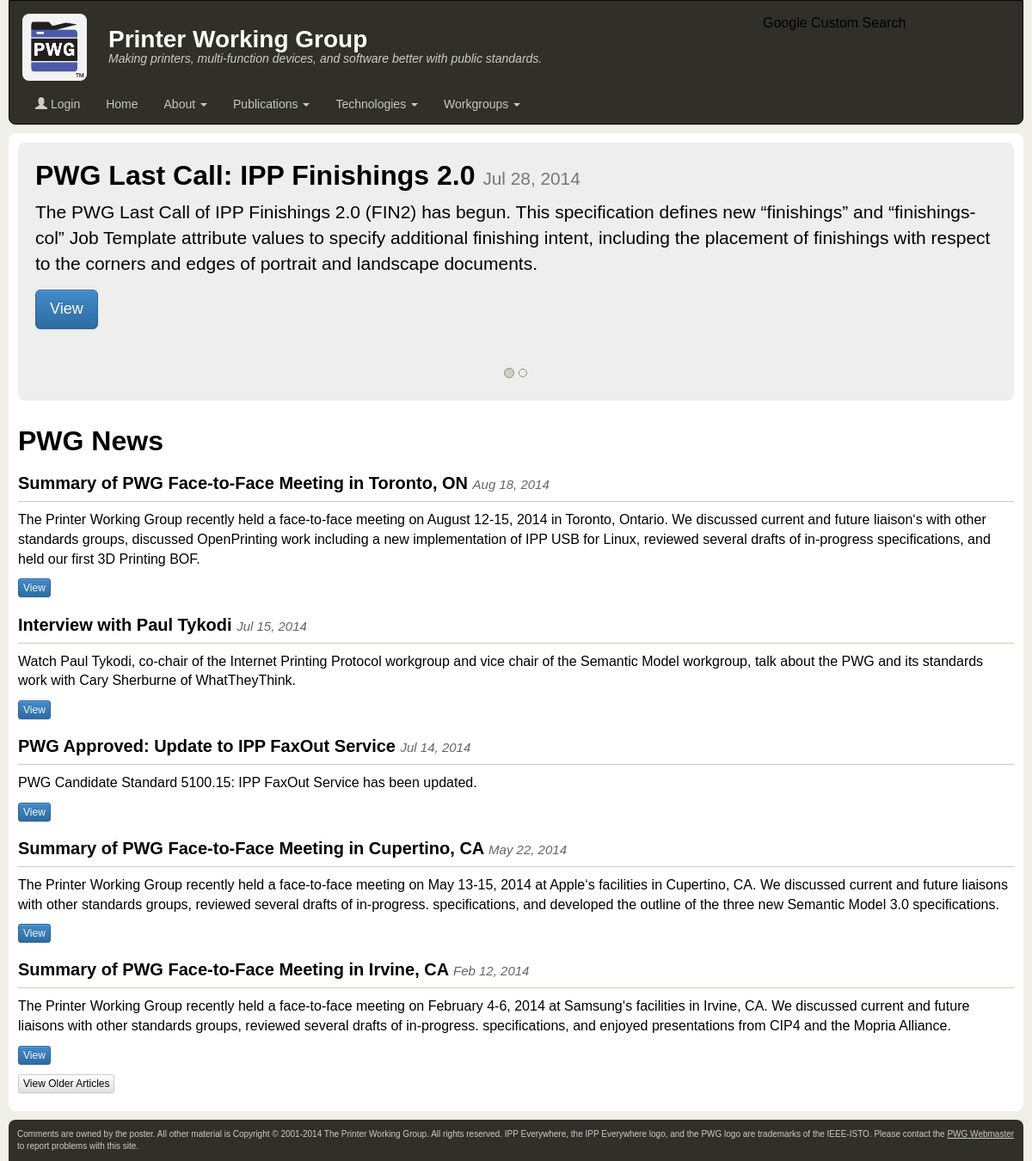
Before: / with the older database file.
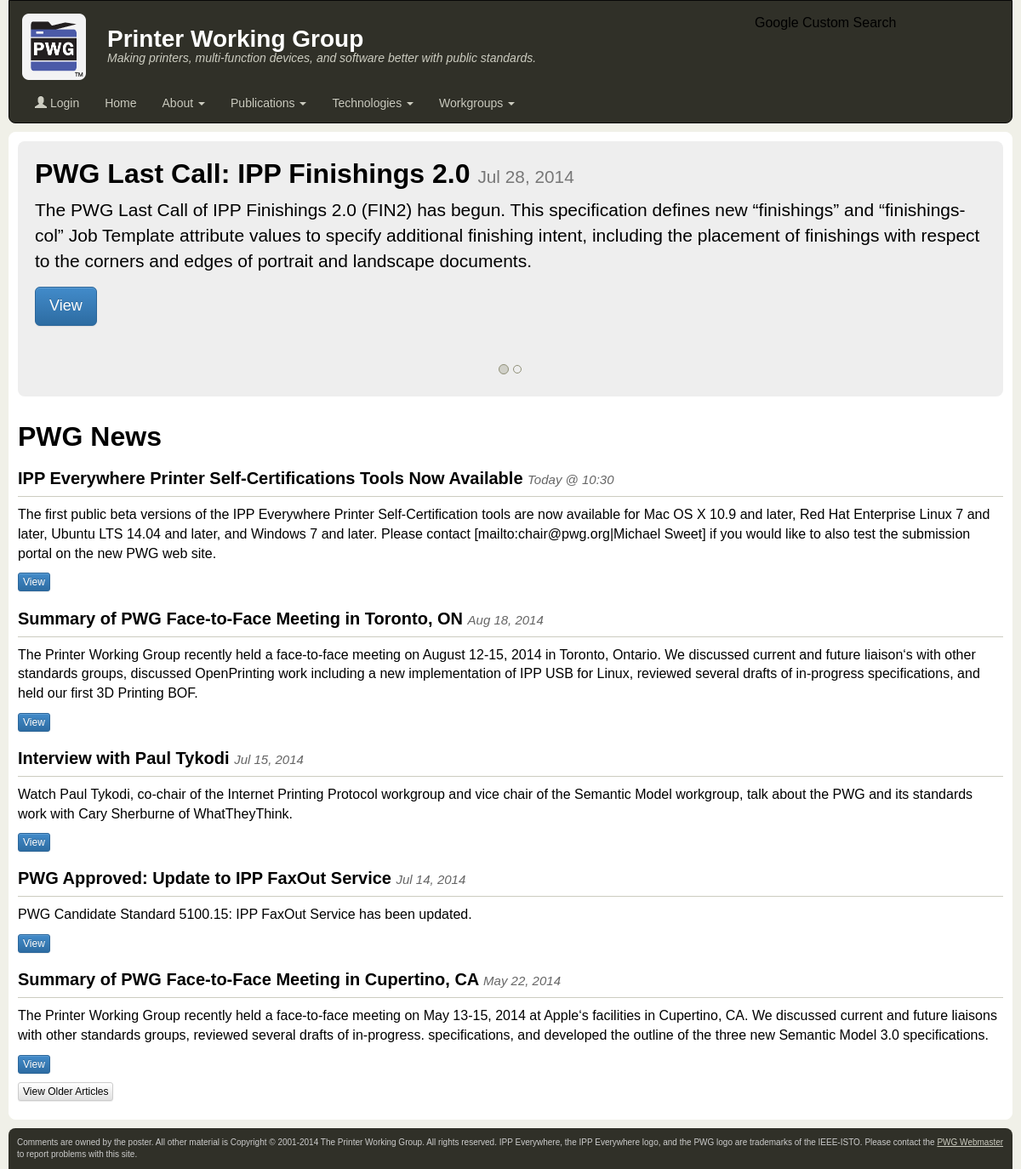
After: the same page with the newer database file.
### tables this page shows
CREATE TABLE article (
  id INTEGER PRIMARY KEY AUTO_INCREMENT, 
  workgroup_id INTEGER NOT NULL,	 
  title VARCHAR(255) NOT NULL,		 
  contents TEXT NOT NULL,		 
  url VARCHAR(255) NOT NULL,		 
  display_until VARCHAR(255) NOT NULL,	 
  create_date DATETIME NOT NULL,	 
  create_id INTEGER NOT NULL,		 
  modify_date DATETIME NOT NULL,	 
  modify_id INTEGER NOT NULL,		 

  INDEX(workgroup_id),
  INDEX(create_id),
  INDEX(modify_id)
);

### phplib/db.php (called while the page is built, shortened)
<?php
$DB_CONN = mysql_connect($DB_HOST, $DB_USER, $DB_PASSWORD);
function
db_count($result)
{
  if ($result)
    return (mysql_num_rows($result));
  else
    return (0);
}
function
db_next($result)
{
  if ($result)
    return (mysql_fetch_array($result));
  else
    return (NULL);
}
function
db_query($SQL_QUERY)
{
  global $DB_CONN, $DB_DEBUG;
  $result = mysql_query($SQL_QUERY, $DB_CONN);
  return ($result);
}
function db_seconds($datetime = "")
{
  $seconds = strtotime($datetime);
  return ($seconds);
}
?>

### phplib/auth.php (called while the page is built, shortened)
<?
include_once "db.php";
$LOGIN_ID           = 0;
$LOGIN_TIMEZONE     = "UTC";
?>

### phplib/db-article.php (the view, shortened to what the rows shown need)
<?php
include_once "site.php";
include_once "db-workgroup.php";
class article
{
  var $title, $title_valid;
  var $contents, $contents_valid;
  var $url, $url_valid;
  var $create_date;
  var $create_id;
  function
  article($id = 0)
  {
    if ($id > 0)
      $this->load($id);
    else
      $this->clear();
  }
  function
  clear()
  {
    global $LOGIN_ID;
    $this->title         = "";
    $this->contents      = "";
    $this->url           = "";
    $this->create_date   = "";
    $this->create_id     = $LOGIN_ID;
  }
  function
  load($id)
  {
    $result = db_query("SELECT * FROM article WHERE id = $id");
    $row = db_next($result);
    $this->id            = $row["id"];
    $this->title         = $row["title"];
    $this->contents      = $row["contents"];
    $this->url           = $row["url"];
    $this->create_date   = $row["create_date"];
    $this->create_id     = $row["create_id"];
    return (TRUE);
  }
  function
  view($options = "", $level = 2, $links = TRUE, $btnclass = "btn-xs")
  {
    global $html_path, $LOGIN_ID, $LOGIN_IS_ADMIN, $LOGIN_IS_OFFICER;
    $title    = htmlspecialchars($this->title, ENT_QUOTES);
    $contents = html_format($this->contents, FALSE, $level + 1);
    $date     = html_date($this->create_date);
    if (validate_url($this->url))
      $url = htmlspecialchars($this->url, ENT_QUOTES);
    else
      $url = $html_path . htmlspecialchars($this->url, ENT_QUOTES);
    print("<h$level>$title <small>$date</small></h$level>\n"
	 ."$contents\n");
    if ($url != "" || ($links && ($LOGIN_IS_ADMIN || $LOGIN_IS_OFFICER || $this->create_id == $LOGIN_ID)))
    {
      print("<p>");
      if ($url != "")
	print("<a class=\"btn btn-primary $btnclass\" href=\"$url\">View</a>\n");
      print("</p>\n");
    }
  }
}
function
article_search($search = "",
               $workgroup_id = -1,
               $order = "-modify_date")
{
  if ($search != "")
  {
    $words = html_search_words($search);
    if ($workgroup_id >= 0)
      $query = " WHERE workgroup_id = $workgroup_id AND (";
    else
      $query  = " WHERE (";
    $prefix = "";
    $next   = " OR";
    $logic  = "";
    reset($words);
    foreach ($words as $word)
    {
      if ($word == "or")
      {
	$next = ' OR';
	if ($prefix != '')
	  $prefix = ' OR';
      }
      else if ($word == "and")
      {
	$next = ' AND';
	if ($prefix != '')
	  $prefix = ' AND';
      }
      else if ($word == "not")
	$logic = ' NOT';
      else
      {
	$query .= "$prefix$logic (";
	$subpre = "";
	if (preg_match("/^[0-9]+\$/", $word))
	{
	  $query .= "${subpre}id = $word";
	  $subpre = " OR ";
	}
	$query .= "${subpre}title LIKE \"%$word%\"";
	$subpre = " OR ";
	$query .= "${subpre}contents LIKE \"%$word%\"";
	$query .= "${subpre}url LIKE \"%$word%\"";
	$query .= ")";
	$prefix = $next;
	$logic  = '';
      }
    }
    $query .= ")";
  }
  else if ($workgroup_id >= 0)
    $query = " WHERE workgroup_id = $workgroup_id";
  else
    $query = "";
  if ($order != "")
  {
    $fields = explode(" ", $order);
    $prefix = " ORDER BY ";
    foreach ($fields as $field)
    {
      if ($field[0] == '+')
	$query .= "${prefix}" . substr($field, 1);
      else if ($field[0] == '-')
	$query .= "${prefix}" . substr($field, 1) . " DESC";
      else
	$query .= "${prefix}$field";
      $prefix = ", ";
    }
  }
  $result  = db_query("SELECT id FROM article$query");
  $matches = array();
  while ($row = db_next($result))
    $matches[sizeof($matches)] = $row["id"];
  return ($matches);
}
?>

### index.php (shortened to what the rows shown need)
<?php
include_once "phplib/site.php";
include_once "phplib/db-article.php";
$matches  = article_search();
$carousel = array();
for ($i = 0, $count = 0; $i < sizeof($matches); $i ++)
{
  $article = new article($matches[$i]);
  if ($article->id !== $matches[$i] || $article->display_until == "" || $article->display_until < date("Y-m-d"))
    continue;
  $carousel["D$article->display_until+A$article->id"] = $article;
}
ksort($carousel);
$carousel = array_values($carousel);
print("<div class=\"jumbotron\">\n");
if (sizeof($carousel) > 0)
{
  print("<div id=\"pwg-rolling\" class=\"carousel slide\" data-ride=\"carousel\">\n"
       ."<ol class=\"carousel-indicators\">\n"
       ."<li class=\"active\" data-target=\"#pwg-rolling\" data-slide-to=\"$i\"></li>\n");
  print("</ol>\n"
       ."<div class=\"carousel-inner\">\n");
  for ($i = 0; $i < sizeof($carousel); $i ++)
  {
    if ($i == 0)
      print("<div class=\"item active\">");
    else
      print("<div class=\"item\">");
    $article = $carousel[$i];
    $article->view("", 1, FALSE, "btn-lg");
    print("</div>\n");
  }
  print("<div class=\"item\">");
}
if (sizeof($carousel) > 0)
  print("</div>\n"
       ."</div>\n"
       ."</div>\n"
       ."</div>\n");
else
  print("</div>\n");
print("<h1>PWG News</h1>\n");
for ($i = 0, $count = 0; $i < sizeof($matches) && $count < 5; $i ++)
{
  $article = new article($matches[$i]);
  if ($article->display_until != "")
    continue;
  if ($article->id == $matches[$i])
  {
    $count ++;
  }
}
print("<p><a class=\"btn btn-default btn-xs\" href=\"${html_path}/dynamo/articles.php\">View Older Articles</a></p>\n");
if (sizeof($carousel) > 0)
  site_footer("pwg-rolling.js");
else
  site_footer();
?>

### phplib/html.php (shortened to what the rows shown need)
<?php
function
html_date($datetime = "")
{
  $seconds   = db_seconds($datetime);
  $secstoday = mktime(0, 0, 0);
  $days      = (int)ceil(($secstoday - $seconds) / 86400);
  if ($seconds >= $secstoday)
    return ("Today @ " . date("H:i", $seconds));
  else if ($days == 1)
    return ("Yesterday");
  else if ($days < 11)
    return ("$days Days Ago");
  else
    return (date("M j, Y", $seconds));
}
function
html_format($text,
            $abstract = FALSE,
            $baseheading = 1)
{
  global $html_path;
  $text  = str_replace(array("\r\n", "\r"), array("\n", ""), $text);
  $block = "";
  $col   = 0;
  $html  = "";
  $len   = strlen($text);
  $list  = "";
  $sq = $dq = 0;
  for ($i = 0; $i < $len; $i ++)
  {
    switch ($text[$i])
    {
      case " " :
          if ($col == 0)
          {
            if ($block != "pre")
            {
              if ($block != "")
                $html .= "</$block>\n";
              if ($list != "")
              {
                $html .= "</$list>\n";
                $list = "";
              }
	      if ($abstract && $i > 100)
		return ($html . "&hellip;\n");
              $block = "pre";
              $html .= "<pre>";
            }
          }
          else
	    $html .= " ";
          $col ++;
          break;
      case "\"" :
          if ($col == 0 && ($i + 1) < $len && $text[$i + 1] == " ")
          {
	    if ($block != "")
	      $html .= "</$block>\n";
	    if ($list != "")
	    {
	      $html .= "</$list>\n";
	      $list = "";
	    }
	    if ($abstract && $i > 100)
	      return ($html . "&hellip;\n");
            $block = "blockquote";
            $html .= "<blockquote>";
            $i ++;
          }
          else if ($block == "pre")
            $html .= "&quot;";
          else
          {
            $dq = 1 - $dq;
            if ($dq)
              $html .= "&ldquo;";
            else
              $html .= "&rdquo;";
          }
          $col ++;
          break;
      case "'" :
          if ($block == "pre")
            $html .= "'";
          else
          {
            $sq = 1 - $sq;
            if ($sq)
              $html .= "&lsquo;";
            else
              $html .= "&rsquo;";
          }
          $col ++;
          break;
      case "-" :
      case "*" :
          if ($col == 0 && ($i + 1) < $len && $text[$i + 1] == " ")
          {
	    if ($block != "")
	      $html .= "</$block>\n";
	    if ($abstract && $i > 100)
	    {
	      if ($list != "")
	        $html .= "</$list>\n";
	      return ($html . "&hellip;\n");
	    }
	    if ($list != "ul")
	    {
	      if ($list != "")
		$html .= "</$list>\n";
	      $list = "ul";
	      $html .= "<ul>\n";
	    }
            $block = "li";
            $html .= "<li>";
            $i ++;
          }
          else
          {
            $html .= $text[$i];
          }
          $col ++;
          break;
      case "1" :
      case "2" :
      case "3" :
      case "4" :
      case "5" :
      case "6" :
      case "7" :
      case "8" :
      case "9" :
          if ($col == 0 && preg_match("/^([1-9][0-9]*\\. )/", substr($text, $i, 32), $matches))
          {
	    if ($block != "")
	      $html .= "</$block>\n";
	    if ($abstract && $i > 100)
	    {
	      if ($list != "")
	        $html .= "</$list>\n";
	      return ($html . "&hellip;\n");
	    }
	    if ($list != "ol")
	    {
	      if ($list != "")
		$html .= "</$list>\n";
	      $list = "ol";
	      $html .= "<ol>\n";
	    }
            $block = "li";
            $html .= "<li>";
            $i += strlen($matches[1]) - 1;
          }
          else
          {
            $html .= $text[$i];
          }
          $col ++;
          break;
      case '[' :
          if (preg_match("/^\\[\\[([^|]+)\\|([^\\]]+)\\]\\]/", substr($text, $i, 1024), $matches))
          {
            if (!validate_url($matches[1]))
              $link = $html_path . htmlspecialchars($matches[1], ENT_QUOTES);
            else
              $link = htmlspecialchars($matches[1], ENT_QUOTES);
            $ltext = htmlspecialchars($matches[2], ENT_QUOTES);
            if (preg_match("/^(http:|https:|ftp:)/", $matches[1]) &&
                strpos($matches[1], "//pwg\\.org/") === FALSE)
              $target = " target=\"_blank\"";
            else
              $target = "";
            $html  .= "<a href=\"$link\"$target>$ltext</a>";
            $i     += strlen($matches[1]) + strlen($matches[2]) + 4;
          }
          else if (preg_match("/^\\[\\[([^\\]]+)\\]\\]/", substr($text, $i, 1024), $matches))
          {
            if (!validate_url($matches[1]))
              $link = $html_path . htmlspecialchars($matches[1], ENT_QUOTES);
            else
              $link = htmlspecialchars($matches[1], ENT_QUOTES);
            $ltext = str_replace(array("/", "&amp;"),
				 array("/<wbr>", "&amp;<wbr>"),
				 htmlspecialchars($matches[1], ENT_QUOTES));
            if (preg_match("/^(http:|https:|ftp:)/", $matches[1]) &&
                strpos($matches[1], "//pwg\\.org/") === FALSE)
              $target = " target=\"_blank\"";
            else
              $target = "";
            $html  .= "<a href=\"$link\"$target>$ltext</a>";
            $i     += strlen($matches[1]) + 3;
          }
          else
            $html .= "[";
	  $col ++;
          break;
      case 'I' :
	  if (preg_match("/^Issue #([0-9]+)/",
			 substr($text, $i, 10), $matches))
	  {
	    $html .= "<a href=\"$html_path/dynamo/issues.php?U$matches[1]\">Issue #$matches[1]</a>";
            $i   += 4 + strlen($matches[1]);
	    $col += 5 + strlen($matches[1]);
	    break;
	  }
	  else
	  {
	    $html .= "I";
	    $col ++;
	  }
	  break;
      case 'f' :
      case 'h' :
          if (preg_match("/^(ftp:\\/\\/[^ \n\t]+|http:\\/\\/[^ \n\t]+|https:\\/\\/[^ \n\t]+)/", substr($text, $i, 1024), $matches))
          {
            $link  = htmlspecialchars($matches[1], ENT_QUOTES);
            $ltext = str_replace(array("/", "&amp;"),
				 array("/<wbr>", "&amp;<wbr>"),
				 htmlspecialchars($matches[1], ENT_QUOTES));
            if (preg_match("/^(http:|https:|ftp:)/", $matches[1]) &&
                strpos($matches[1], "//msweet\\.org/") === FALSE)
              $target = " target=\"_blank\"";
            else
              $target = "";
            $html  .= "<a href=\"$link\"$target>$ltext</a>";
            $i     += strlen($matches[1]) - 1;
            $col ++;
          }
          else
          {
            $html .= $text[$i];
            $col ++;
	  }
	  break;
      default :
          if ($col == 0)
          {
            $block = "p";
            $html .= "<p>";
          }
          $col ++;
          $html .= $text[$i];
	  break;
    }
  }
  if ($block != "")
    $html .= "</$block>\n";
  return ($html);
}
?>

Changed rows visible on the page:
no longer on this page (row unchanged): article: title "Summary of PWG Face-to-Face Meeting in Irvine, CA", create_date "Feb 12, 2014", contents "T", contents "h", contents "e", contents "P", contents "r", contents "i", contents "n", contents "t", contents "W", contents "o", contents "k", contents "g", contents "G", contents "u", contents "p", contents "c", contents "l", contents "y", contents "d", contents "a", contents "f", value "-", contents "m", contents "F", contents "b", value "4", value "6", contents ",", value "2", contents "0", value "1", contents "S", contents "s", contents "‘", contents "I", contents "v", contents "C", contents "A", contents ".", contents "w", contents "j", contents "M", shown under "PWG News"
added article: title "IPP Everywhere Printer Self-Certifications Tools Now Available", create_date "Today @ 10:30", contents "T", contents "h", contents "e", contents "f", contents "i", contents "r", contents "s", contents "t", contents "p", contents "u", contents "b", contents "l", contents "c", contents "a", contents "v", contents "o", contents "n", contents "I", contents "P", contents "E", contents "y", contents "w", contents "S", value "-", contents "C", contents "M", contents "O", contents "X", value "1", contents "0", contents ".", value "9", contents "d", contents ",", contents "R", contents "H", contents "L", contents "x", value "7", contents "U", value "4", contents "W", contents "[", contents "m", contents ":", contents "@", contents "g", contents "|", contents "]", contents "k", contents "G", shown under "PWG News"
